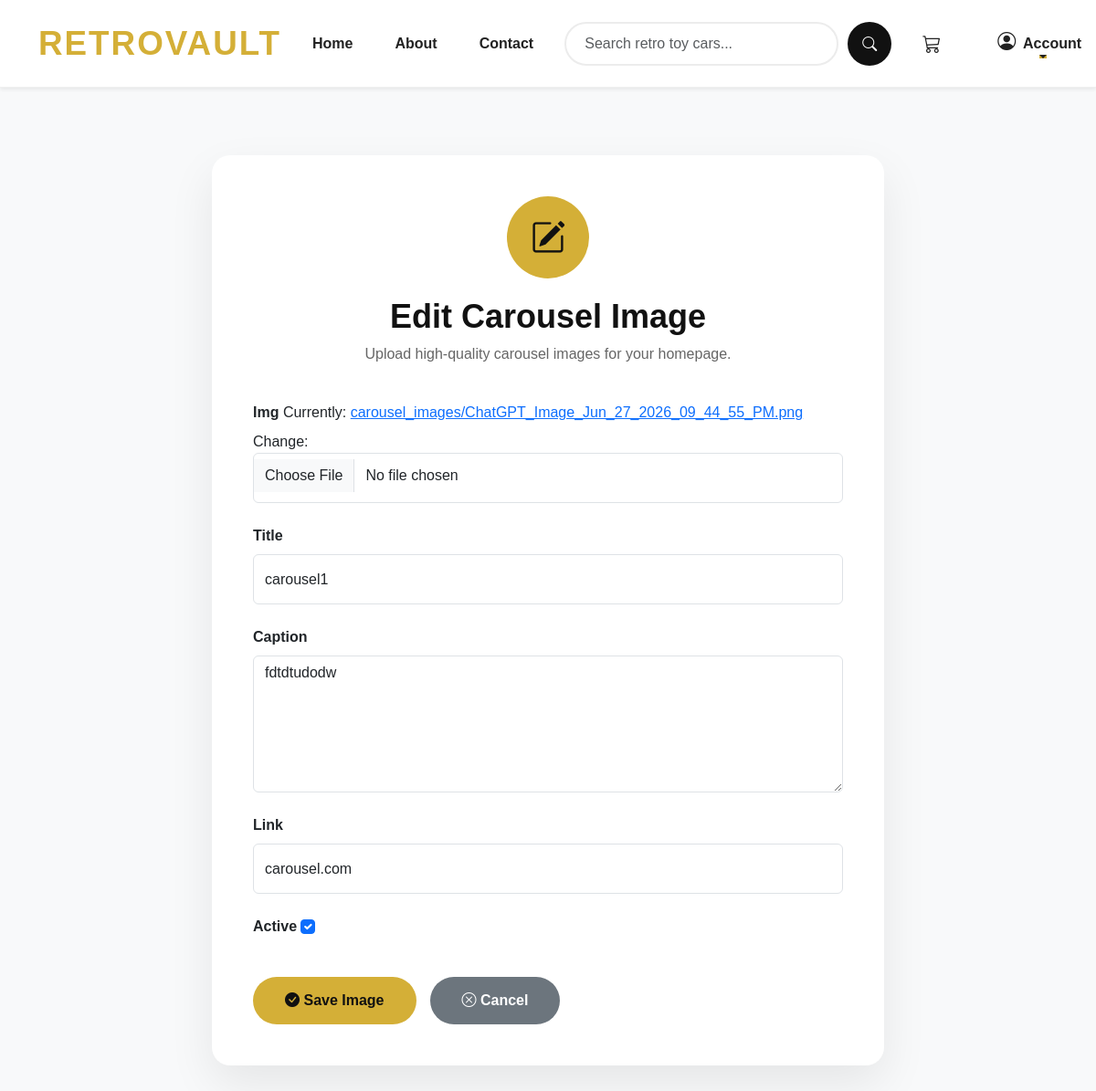
The app's page /carousels/1/edit/ with its own data.
### mainapp/models.py (models this page shows, shortened)
class CarouselImage(models.Model):
    img = models.ImageField(upload_to='carousel_images/')
    title = models.CharField(max_length = 200)
    caption = models.TextField(max_length = 400)
    link = models.CharField(max_length = 200)
    active = models.BooleanField(default= True)

### mainapp/views.py (the view)
# urls.py: path('carousels/<int:pk>/edit/', CarouselImagesUpdateView.as_view(), name='carousel_edit'),
class CarouselImagesUpdateView(UpdateView):
    model = CarouselImage
    form_class = CarouselImageForm
    template_name = 'mainapp/carousel_form.html'
    success_url = reverse_lazy('carousel_list')

### mainapp/forms.py
class CarouselImageForm(forms.ModelForm):
    class Meta:
        model = CarouselImage
        fields = ['img', 'title', 'caption', 'link', 'active']
        widgets = {
            'img': forms.ClearableFileInput(attrs={
                'class': 'form-control'
            }),
            'title': forms.TextInput(attrs={
                'class': 'form-control',
                'placeholder': 'Carousel title'
            }),
            'caption': forms.Textarea(attrs={
                'class': 'form-control',
                'placeholder': 'Short description for carousel',
                'rows': 3
            }),
            'link': forms.TextInput(attrs={
                'class': 'form-control',
                'placeholder': 'Redirect link (optional)'
            }),
            'active': forms.CheckboxInput(attrs={
                'class': 'form-check-input'
            }),
        }

### templates/mainapp/carousel_form.html (shortened to what this page needs)
{% extends 'base/base.html' %}
{% block content %}
<section class="carousel-form-section">
    <div class="container">
        <div class="row justify-content-center">
            <div class="col-lg-8">
                <div class="form-card">
                    <div class="form-header">
                        <div class="form-icon">
                            {% if object %}
                            <i class="bi bi-pencil-square"></i>
                            {% else %}
                            <i class="bi bi-images"></i>
                            {% endif %}
                        </div>
                        <h2>
                            {% if object %}
                            Edit Carousel Image
                            {% else %}
                            Add Carousel Image
                            {% endif %}
                        </h2>
                        <p>
                            Upload high-quality carousel images for your homepage.
                        </p>
                    </div>
                    <form method="POST" enctype="multipart/form-data">
                        {% for field in form %}
                            <div class="mb-4">
                                <label class="form-label">
                                    {{ field.label }}
                                </label>
                                {{ field }}
                            </div>
                        {% endfor %}
                        <div class="form-buttons">
                            <button type="submit" class="btn-save">
                                <i class="bi bi-check-circle-fill"></i>
                                Save Image
                            </button>
                            <a href="{% url 'carousel_list' %}" class="btn-cancel">
                                <i class="bi bi-x-circle"></i>
                                Cancel
                            </a>
                        </div>
                    </form>
                </div>
            </div>
        </div>
    </div>
</section>
{% endblock %}

### static/css/styles.css (style rules this page uses)
* { margin: 0; padding: 0; box-sizing: border-box; }
body { padding: 89px 0 0 0; font-family: 'Inter', sans-serif; background-color: #efefef; }

### templates/mainapp/carousel_form.html (style rules this page uses)
.carousel-form-section { background:#f8f9fa; min-height:100vh; padding:80px 0; }
.form-card { background:#fff; border-radius:20px; padding:45px; box-shadow:0 20px 50px rgba(0,0,0,.08); }
.form-header { text-align:center; margin-bottom:40px; }
.form-icon { width:90px; height:90px; margin:auto; background:#D4AF37; color:#111; border-radius:50%; display:flex; justify-content:center; align-items:center; font-size:38px; margin-bottom:20px; }
.form-header h2 { font-size:36px; font-weight:700; color:#111; }
.form-header p { color:#666; }
.form-label { font-weight:600; margin-bottom:10px; }
.form-control, .form-select { height:55px; border-radius:12px; border:1px solid #ddd; }
textarea.form-control { height:150px; }
input[type="file"] { padding:12px; }
.form-buttons { display:flex; gap:15px; margin-top:35px; flex-wrap:wrap; }
.btn-save { background:#D4AF37; color:#111; border:none; padding:14px 35px; border-radius:50px; font-weight:700; transition:.3s; }
.btn-cancel { background:#6c757d; color:#fff; padding:14px 35px; border-radius:50px; text-decoration:none; font-weight:700; transition:.3s; }

### templates/base/includes/header.html (style rules this page uses)
:root { --gold:#D4AF37; --dark:#111111; --white:#ffffff; --light:#f8f9fa; --border:#ececec; }
body { margin:0; padding-top:90px; overflow-x:hidden; font-family:"Poppins",sans-serif; }
html, body { overflow-x:hidden; }
html { scroll-behavior:smooth; }

### records on screen
CarouselImage: form "carousel1" "fdtdtudodw" "carousel.com" "☑"

### other values on screen
{{ field.label }} "Img" "Title" "Caption" "Link" "Active"
